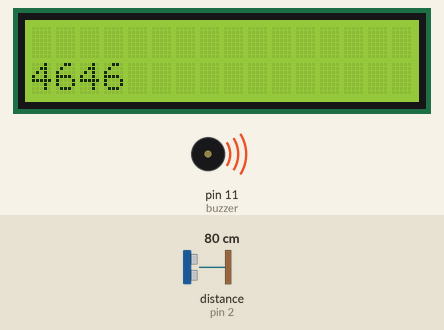
The sketch below on a simulated Arduino Uno, built with avr-gcc and run on an emulated ATmega328P. Parts: 16×2 character LCD, buzzer (waves = sounding). Wiring (inferred from the names in the program): ultrasonic range finder: trigger pin 3; echo pin 2. The test bench sets the inputs (shaded band); at power-on: distance to the obstacle (sensor on pin 2) 80 cm. The echo pulse lasts 58.3 µs per cm.

Above: at 6.2 s.
6.3 s: distance to the obstacle (sensor on pin 2) set to 2 cm
At 6.4 s:
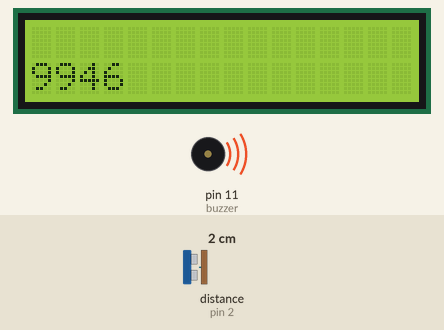
7.8 s: distance to the obstacle (sensor on pin 2) set to 4 cm
At 8.8 s:
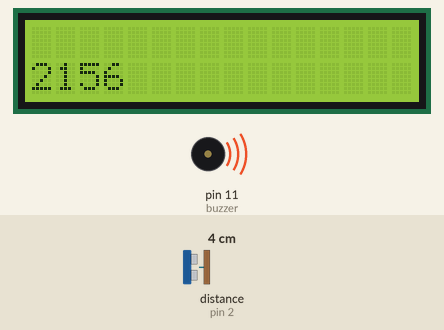
9.3 s: distance to the obstacle (sensor on pin 2) set to 18 cm
At 10.4 s:
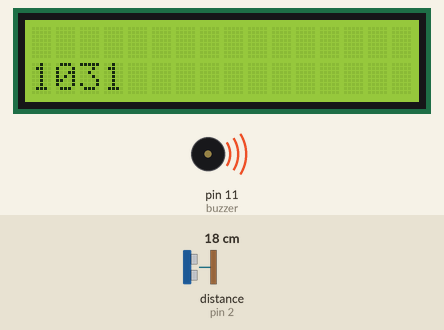
Timing chart, 0 to 12.3 s (numbered marks = the images above; inputs shaded):
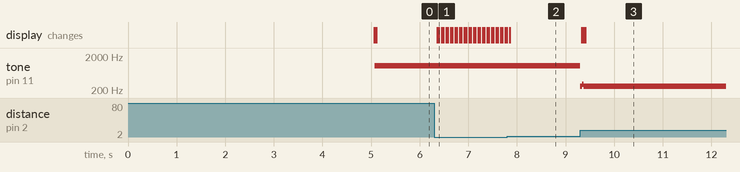

Measured:
- after the input at 6.3 s, the display: first changes after 0.06 s (image 1 shows a later state)
- after the input at 7.8 s, the display: changes after 0.06 s (image 2)
- after the input at 9.3 s, tone on pin 11 (buzzer): 1047 Hz → 262 Hz at once, → 294 Hz 0.03 s later, → 262 Hz 0.03 s later; the display: changes at once (image 3)

The sketch:

theremin_pentatonic.ino
```cpp
//led display
#include <LiquidCrystal.h>
const int rs = 8, en = 9, d4 = 4, d5 = 5, d6 = 6, d7 = 7;
LiquidCrystal lcd(rs, en, d4, d5, d6, d7);

//ultrasonic sensor
#define echoPin 2
#define trigPin 3

//sound output; A Minor pentatonic scale
#define buzzer 11
int distance = 0;
int previous;
int distanceHigh = 0;
int lengthOfScale = 0;

int note = 0;
//int scale[] = { //A-minor scale
//  147, 165, 196, 220, 262, 294, 330, 392, 440,
//  523, 587, 659, 784, 880, 1047, 1175, 1319, 1568,
//  1760, 2093, 2349
//};
int scale[] = { //C-major scale
  131, 147, 165, 175, 196, 220, 247, 262, 294,
  330, 349, 392, 440, 494, 523, 587, 659, 698,
  784, 880, 988, 1047
};

void setup() {
  pinMode(buzzer, OUTPUT);
  pinMode(trigPin, OUTPUT);
  pinMode(echoPin, INPUT);


  while (millis() < 5000) {
    digitalWrite(trigPin, HIGH);
    digitalWrite(trigPin, LOW);
    distance = pulseIn(echoPin, HIGH);

    if (distance > distanceHigh) {
      distanceHigh = distance;
    }
  }

    for (byte i = 0; i < (sizeof(scale) / sizeof(scale[0])); i++) {
    lengthOfScale += 1;
  }

  lcd.begin(16, 2);

  Serial.begin(9600); // Serial Communication is starting with 9600 of baudrate speed
}

void loop() {
  // Clears the trigPin condition
  digitalWrite(trigPin, LOW);
  delayMicroseconds(2);

  digitalWrite(trigPin, HIGH);
  delayMicroseconds(10);
  digitalWrite(trigPin, LOW);

  distance = pulseIn(echoPin, HIGH);

  note = map(distance, 250, distanceHigh, scale[0], scale[lengthOfScale - 1]);

  for (byte j = 0; j < (lengthOfScale); j++) {

    if (note == scale[j]) {
      tone(buzzer, note);
      break;
    } else if (note > scale[j] && note < scale[j + 1]) {
      note = scale[j];
      tone(buzzer, note);
      break;
    }
  }

  delay(30);

  //LCD display
  lcd.setCursor(0,1);

  if (previous != distance) { //if distance updates, then displace the value
    lcd.print(distance);
  }
}
```
